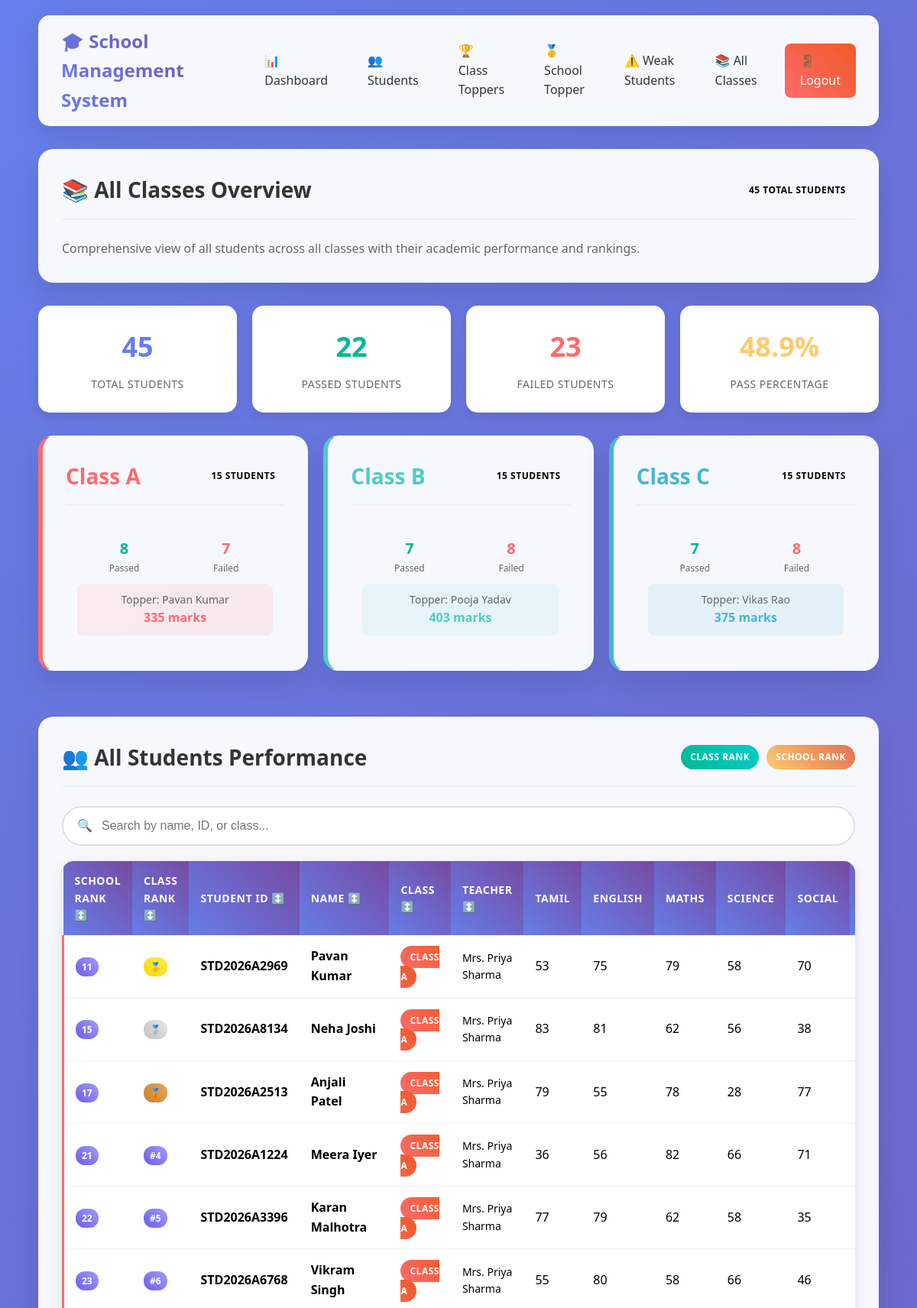
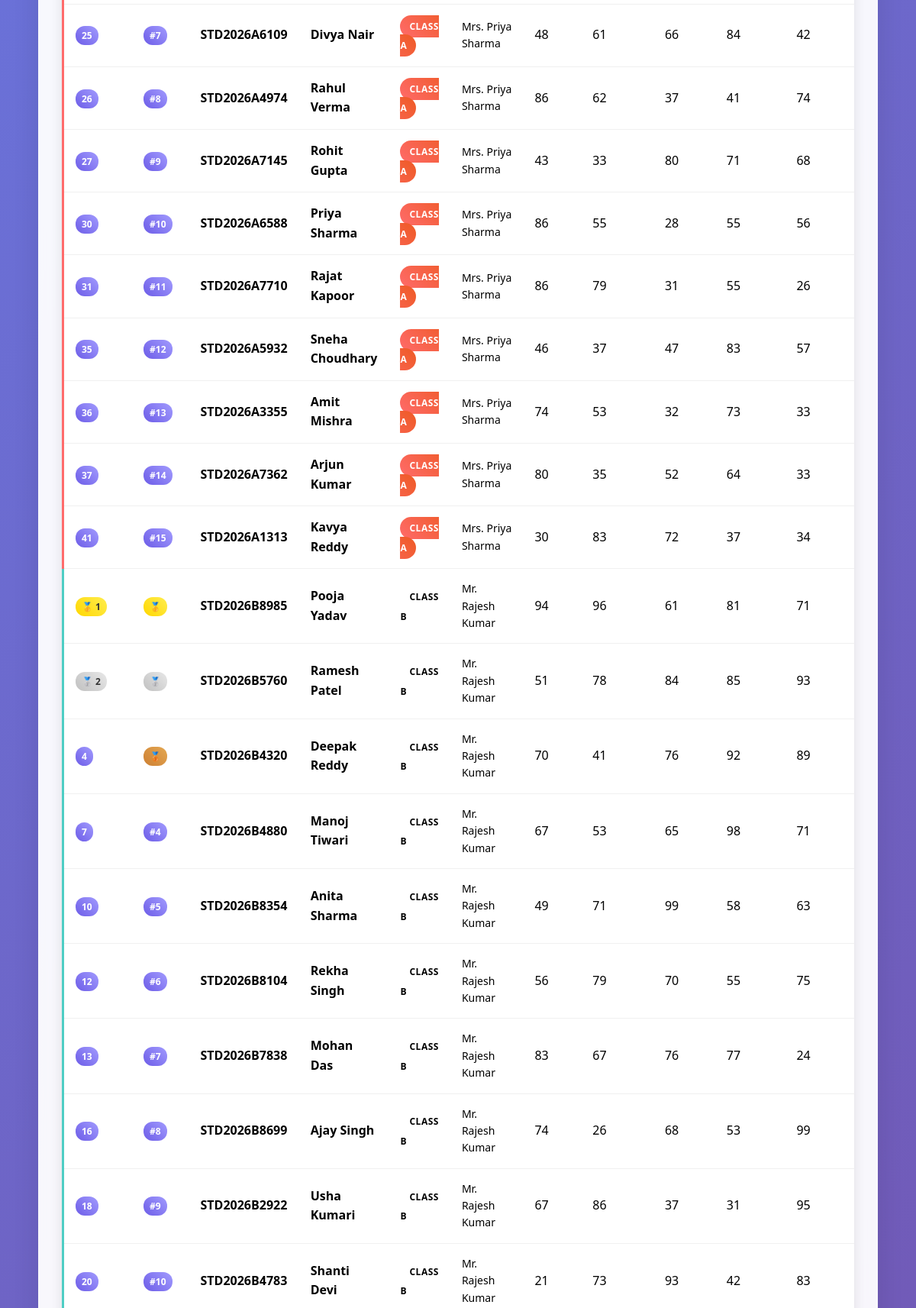
The app's page /all-classes (signed in, upper part) with its own data (2 pictures, top to bottom).
### tables this page shows
CREATE TABLE students (
            id INTEGER PRIMARY KEY AUTOINCREMENT,
            student_id TEXT UNIQUE NOT NULL,
            name TEXT NOT NULL,
            class TEXT NOT NULL,
            class_teacher TEXT NOT NULL,
            tamil INTEGER,
            english INTEGER,
            maths INTEGER,
            science INTEGER,
            social INTEGER,
            total INTEGER,
            average REAL,
            grade TEXT,
            status TEXT,
            created_at TIMESTAMP DEFAULT CURRENT_TIMESTAMP
        );

### app.py (the view)
    def decorated_function(*args, **kwargs):
        if 'teacher_id' not in session:
            return redirect(url_for('login'))
        return f(*args, **kwargs)

### templates/all_classes.html (shortened to what this page needs)
<!DOCTYPE html>
<html lang="en">
<head>
    <link rel="stylesheet" href="/static/style.css">
</head>
<body>
    <div class="container">
        <nav class="navbar">
            <div class="nav-brand">
                🎓 School Management System
            </div>
            <div class="nav-links">
                <a href="/dashboard" class="nav-link">📊 Dashboard</a>
                <a href="/" class="nav-link">👥 Students</a>
                <a href="/class-toppers" class="nav-link">🏆 Class Toppers</a>
                <a href="/school-topper" class="nav-link">🥇 School Topper</a>
                <a href="/weak-students" class="nav-link">⚠️ Weak Students</a>
                <a href="/all-classes" class="nav-link">📚 All Classes</a>
                <a href="/logout" class="nav-link logout-btn">🚪 Logout</a>
            </div>
        </nav>
        <div class="card">
            <div class="card-header">
                <h1 class="card-title">📚 All Classes Overview</h1>
                <span class="badge badge-info">{{ students|length }} Total Students</span>
            </div>
            <p style="color: #666; font-size: 16px;">
                Comprehensive view of all students across all classes with their academic performance and rankings.
            </p>
        </div>
        {% if students %}
            <div class="stats-grid">
                <div class="stat-card">
                    <div class="stat-number" style="color: #667eea;">{{ students|length }}</div>
                    <div class="stat-label">Total Students</div>
                </div>
                <div class="stat-card">
                    <div class="stat-number" style="color: #00b894;">
                        {% set passed_count = students|selectattr('status', 'equalto', 'PASS')|list|length %}
                        {{ passed_count }}
                    </div>
                    <div class="stat-label">Passed Students</div>
                </div>
                <div class="stat-card">
                    <div class="stat-number" style="color: #ff6b6b;">
                        {% set failed_count = students|selectattr('status', 'equalto', 'FAIL')|list|length %}
                        {{ failed_count }}
                    </div>
                    <div class="stat-label">Failed Students</div>
                </div>
                <div class="stat-card">
                    <div class="stat-number" style="color: #fdcb6e;">
                        {% if students|length > 0 %}
                            {{ ((passed_count / students|length) * 100)|round(1) }}%
                        {% else %}
                            0%
                        {% endif %}
                    </div>
                    <div class="stat-label">Pass Percentage</div>
                </div>
            </div>
            <div style="display: grid; grid-template-columns: repeat(auto-fit, minmax(300px, 1fr)); gap: 20px; margin-bottom: 30px;">
                {% set class_a_students = students|selectattr('class', 'equalto', 'A')|list %}
                {% set class_b_students = students|selectattr('class', 'equalto', 'B')|list %}
                {% set class_c_students = students|selectattr('class', 'equalto', 'C')|list %}
                <div class="card class-a">
                    <div class="card-header">
                        <h3 class="card-title">Class A</h3>
                        <span class="badge badge-info">{{ class_a_students|length }} Students</span>
                    </div>
                    <div style="padding: 15px;">
                        <div style="display: grid; grid-template-columns: 1fr 1fr; gap: 10px; margin-bottom: 10px;">
                            <div style="text-align: center;">
                                <div style="font-size: 20px; font-weight: bold; color: #00b894;">
                                    {{ class_a_students|selectattr('status', 'equalto', 'PASS')|list|length }}
                                </div>
                                <div style="color: #666; font-size: 12px;">Passed</div>
                            </div>
                            <div style="text-align: center;">
                                <div style="font-size: 20px; font-weight: bold; color: #ff6b6b;">
                                    {{ class_a_students|selectattr('status', 'equalto', 'FAIL')|list|length }}
                                </div>
                                <div style="color: #666; font-size: 12px;">Failed</div>
                            </div>
                        </div>
                        {% if class_a_students %}
                            {% set class_a_topper = class_a_students|sort(attribute='total', reverse=true)|first %}
                            <div style="text-align: center; padding: 10px; background: rgba(255, 107, 107, 0.1); border-radius: 8px;">
                                <div style="font-size: 14px; color: #666;">Topper: {{ class_a_topper['name'] }}</div>
                                <div style="font-size: 16px; font-weight: bold; color: #FF6B6B;">{{ class_a_topper['total'] }} marks</div>
                            </div>
                        {% endif %}
                    </div>
                </div>
                <div class="card class-b">
                    <div class="card-header">
                        <h3 class="card-title">Class B</h3>
                        <span class="badge badge-info">{{ class_b_students|length }} Students</span>
                    </div>
                    <div style="padding: 15px;">
                        <div style="display: grid; grid-template-columns: 1fr 1fr; gap: 10px; margin-bottom: 10px;">
                            <div style="text-align: center;">
                                <div style="font-size: 20px; font-weight: bold; color: #00b894;">
                                    {{ class_b_students|selectattr('status', 'equalto', 'PASS')|list|length }}
                                </div>
                                <div style="color: #666; font-size: 12px;">Passed</div>
                            </div>
                            <div style="text-align: center;">
                                <div style="font-size: 20px; font-weight: bold; color: #ff6b6b;">
                                    {{ class_b_students|selectattr('status', 'equalto', 'FAIL')|list|length }}
                                </div>
                                <div style="color: #666; font-size: 12px;">Failed</div>
                            </div>
                        </div>
                        {% if class_b_students %}
                            {% set class_b_topper = class_b_students|sort(attribute='total', reverse=true)|first %}
                            <div style="text-align: center; padding: 10px; background: rgba(78, 205, 196, 0.1); border-radius: 8px;">
                                <div style="font-size: 14px; color: #666;">Topper: {{ class_b_topper['name'] }}</div>
                                <div style="font-size: 16px; font-weight: bold; color: #4ECDC4;">{{ class_b_topper['total'] }} marks</div>
                            </div>
                        {% endif %}
                    </div>
                </div>
                <div class="card class-c">
                    <div class="card-header">
                        <h3 class="card-title">Class C</h3>
                        <span class="badge badge-info">{{ class_c_students|length }} Students</span>
                    </div>
                    <div style="padding: 15px;">
                        <div style="display: grid; grid-template-columns: 1fr 1fr; gap: 10px; margin-bottom: 10px;">
                            <div style="text-align: center;">
                                <div style="font-size: 20px; font-weight: bold; color: #00b894;">
                                    {{ class_c_students|selectattr('status', 'equalto', 'PASS')|list|length }}
                                </div>
                                <div style="color: #666; font-size: 12px;">Passed</div>
                            </div>
                            <div style="text-align: center;">
                                <div style="font-size: 20px; font-weight: bold; color: #ff6b6b;">
                                    {{ class_c_students|selectattr('status', 'equalto', 'FAIL')|list|length }}
                                </div>
                                <div style="color: #666; font-size: 12px;">Failed</div>
                            </div>
                        </div>
                        {% if class_c_students %}
                            {% set class_c_topper = class_c_students|sort(attribute='total', reverse=true)|first %}
                            <div style="text-align: center; padding: 10px; background: rgba(69, 183, 209, 0.1); border-radius: 8px;">
                                <div style="font-size: 14px; color: #666;">Topper: {{ class_c_topper['name'] }}</div>
                                <div style="font-size: 16px; font-weight: bold; color: #45B7D1;">{{ class_c_topper['total'] }} marks</div>
                            </div>
                        {% endif %}
                    </div>
                </div>
            </div>
            <div class="card">
                <div class="card-header">
                    <h2 class="card-title">👥 All Students Performance</h2>
                    <div style="display: flex; gap: 10px; align-items: center;">
                        <span class="badge badge-success">Class Rank</span>
                        <span class="badge badge-warning">School Rank</span>
                    </div>
                </div>
                <div class="search-box">
                    <span class="search-icon">🔍</span>
                    <input type="text" id="allStudentsSearch" class="search-input" placeholder="Search by name, ID, or class..." onkeyup="filterAllStudents()">
                </div>
                <div class="table-container">
                    <table class="table">
                        <thead>
                            <tr>
                                <th onclick="sortAllTable(0)" style="cursor: pointer;">School Rank ↕️</th>
                                <th onclick="sortAllTable(1)" style="cursor: pointer;">Class Rank ↕️</th>
                                <th onclick="sortAllTable(2)" style="cursor: pointer;">Student ID ↕️</th>
                                <th onclick="sortAllTable(3)" style="cursor: pointer;">Name ↕️</th>
                                <th onclick="sortAllTable(4)" style="cursor: pointer;">Class ↕️</th>
                                <th onclick="sortAllTable(5)" style="cursor: pointer;">Teacher ↕️</th>
                                <th>Tamil</th>
                                <th>English</th>
                                <th>Maths</th>
                                <th>Science</th>
                                <th>Social</th>
                                <th onclick="sortAllTable(12)" style="cursor: pointer;">Total ↕️</th>
                            </tr>
                        </thead>
                        <tbody>
                            {% for student in students %}
                            <tr class="{{ 'pass-row' if student['status'] == 'PASS' else 'fail-row' }} class-{{ student['class'].lower() }}-row">
                                <td>
                                    {% if student['school_rank'] == 1 %}
                                        <span class="rank-badge rank-1">🥇 {{ student['school_rank'] }}</span>
                                    {% elif student['school_rank'] == 2 %}
                                        <span class="rank-badge rank-2">🥈 {{ student['school_rank'] }}</span>
                                    {% elif student['school_rank'] == 3 %}
                                        <span class="rank-badge rank-3">🥉 {{ student['school_rank'] }}</span>
                                    {% else %}
                                        <span class="rank-badge">{{ student['school_rank'] }}</span>
                                    {% endif %}
                                </td>
                                <td>
                                    {% if student['class_rank'] == 1 %}
                                        <span class="rank-badge rank-1" style="font-size: 12px;">🥇</span>
                                    {% elif student['class_rank'] == 2 %}
                                        <span class="rank-badge rank-2" style="font-size: 12px;">🥈</span>
                                    {% elif student['class_rank'] == 3 %}
                                        <span class="rank-badge rank-3" style="font-size: 12px;">🥉</span>
                                    {% else %}
                                        <span class="rank-badge" style="font-size: 12px;">#{{ student['class_rank'] }}</span>
                                    {% endif %}
                                </td>
                                <td><strong>{{ student['student_id'] }}</strong></td>
                                <td><strong>{{ student['name'] }}</strong></td>
                                <td>
                                    <span class="badge badge-{{ 'danger' if student['class'] == 'A' else 'info' if student['class'] == 'B' else 'warning' }}">
                                        Class {{ student['class'] }}
                                    </span>
                                </td>
                                <td style="font-size: 14px;">{{ student['class_teacher'] }}</td>
                                <td>{{ student['tamil'] }}</td>
                                <td>{{ student['english'] }}</td>
                                <td>{{ student['maths'] }}</td>
                                <td>{{ student['science'] }}</td>
                                <td>{{ student['social'] }}</td>
                                <td><strong>{{ student['total'] }}</strong></td>
                            </tr>
                            {% endfor %}
                        </tbody>
                    </table>
                </div>
            </div>
        {% endif %}
    </div>
</body>
</html>

### records on screen
students: name "Pavan Kumar", total "335", school_rank "11", student_id "STD2026A2969", class "A", class_teacher "Mrs. Priya Sharma", tamil "53", english "75", maths "79", science "58", social "70"
students: name "Pooja Yadav", total "403", school_rank "1", student_id "STD2026B8985", class "B", class_teacher "Mr. Rajesh Kumar", tamil "94", english "96", maths "61", science "81", social "71"
students: name "Vikas Rao", total "375"
students: school_rank "15", student_id "STD2026A8134", name "Neha Joshi", class "A", class_teacher "Mrs. Priya Sharma", tamil "83", english "81", maths "62", science "56", social "38"
students: school_rank "17", student_id "STD2026A2513", name "Anjali Patel", class "A", class_teacher "Mrs. Priya Sharma", tamil "79", english "55", maths "78", science "28", social "77"
students: school_rank "21", class_rank "4", student_id "STD2026A1224", name "Meera Iyer", class "A", class_teacher "Mrs. Priya Sharma", tamil "36", english "56", maths "82", science "66", social "71"
students: school_rank "22", class_rank "5", student_id "STD2026A3396", name "Karan Malhotra", class "A", class_teacher "Mrs. Priya Sharma", tamil "77", english "79", maths "62", science "58", social "35"
students: school_rank "23", class_rank "6", student_id "STD2026A6768", name "Vikram Singh", class "A", class_teacher "Mrs. Priya Sharma", tamil "55", english "80", maths "58", science "66", social "46"
students: school_rank "25", class_rank "7", student_id "STD2026A6109", name "Divya Nair", class "A", class_teacher "Mrs. Priya Sharma", tamil "48", english "61", maths "66", science "84", social "42"
students: school_rank "26", class_rank "8", student_id "STD2026A4974", name "Rahul Verma", class "A", class_teacher "Mrs. Priya Sharma", tamil "86", english "62", maths "37", science "41", social "74"
students: school_rank "27", class_rank "9", student_id "STD2026A7145", name "Rohit Gupta", class "A", class_teacher "Mrs. Priya Sharma", tamil "43", english "33", maths "80", science "71", social "68"
students: school_rank "30", class_rank "10", student_id "STD2026A6588", name "Priya Sharma", class "A", class_teacher "Mrs. Priya Sharma", tamil "86", english "55", maths "28", science "55", social "56"
students: school_rank "31", class_rank "11", student_id "STD2026A7710", name "Rajat Kapoor", class "A", class_teacher "Mrs. Priya Sharma", tamil "86", english "79", maths "31", science "55", social "26"
students: school_rank "35", class_rank "12", student_id "STD2026A5932", name "Sneha Choudhary", class "A", class_teacher "Mrs. Priya Sharma", tamil "46", english "37", maths "47", science "83", social "57"
students: school_rank "36", class_rank "13", student_id "STD2026A3355", name "Amit Mishra", class "A", class_teacher "Mrs. Priya Sharma", tamil "74", english "53", maths "32", science "73", social "33"
students: school_rank "37", class_rank "14", student_id "STD2026A7362", name "Arjun Kumar", class "A", class_teacher "Mrs. Priya Sharma", tamil "80", english "35", maths "52", science "64", social "33"
students: school_rank "41", class_rank "15", student_id "STD2026A1313", name "Kavya Reddy", class "A", class_teacher "Mrs. Priya Sharma", tamil "30", english "83", maths "72", science "37", social "34"
students: school_rank "2", student_id "STD2026B5760", name "Ramesh Patel", class "B", class_teacher "Mr. Rajesh Kumar", tamil "51", english "78", maths "84", science "85", social "93"
students: school_rank "4", student_id "STD2026B4320", name "Deepak Reddy", class "B", class_teacher "Mr. Rajesh Kumar", tamil "70", english "41", maths "76", science "92", social "89"
students: school_rank "7", class_rank "4", student_id "STD2026B4880", name "Manoj Tiwari", class "B", class_teacher "Mr. Rajesh Kumar", tamil "67", english "53", maths "65", science "98", social "71"
students: school_rank "10", class_rank "5", student_id "STD2026B8354", name "Anita Sharma", class "B", class_teacher "Mr. Rajesh Kumar", tamil "49", english "71", maths "99", science "58", social "63"
students: school_rank "12", class_rank "6", student_id "STD2026B8104", name "Rekha Singh", class "B", class_teacher "Mr. Rajesh Kumar", tamil "56", english "79", maths "70", science "55", social "75"
students: school_rank "13", class_rank "7", student_id "STD2026B7838", name "Mohan Das", class "B", class_teacher "Mr. Rajesh Kumar", tamil "83", english "67", maths "76", science "77", social "24"
students: school_rank "16", class_rank "8", student_id "STD2026B8699", name "Ajay Singh", class "B", class_teacher "Mr. Rajesh Kumar", tamil "74", english "26", maths "68", science "53", social "99"
students: school_rank "18", class_rank "9", student_id "STD2026B2922", name "Usha Kumari", class "B", class_teacher "Mr. Rajesh Kumar", tamil "67", english "86", maths "37", science "31", social "95"
students: school_rank "20", class_rank "10", student_id "STD2026B4783", name "Shanti Devi", class "B", class_teacher "Mr. Rajesh Kumar", tamil "21", english "73", maths "93", science "42", social "83"

### other values on screen
{{ students|length }} "45"
{{ passed_count }} "22"
{{ failed_count }} "23"
{{ ((passed_count / students|length) * 100)|round(1) }} "48.9"
{{ class_a_students|length }} "15"
{{ class_a_students|selectattr('status', 'equalto', 'PASS')|list|length }} "8"
{{ class_a_students|selectattr('status', 'equalto', 'FAIL')|list|length }} "7"
{{ class_b_students|length }} "15"
{{ class_b_students|selectattr('status', 'equalto', 'PASS')|list|length }} "7"
{{ class_b_students|selectattr('status', 'equalto', 'FAIL')|list|length }} "8"
{{ class_c_students|length }} "15"
{{ class_c_students|selectattr('status', 'equalto', 'PASS')|list|length }} "7"
{{ class_c_students|selectattr('status', 'equalto', 'FAIL')|list|length }} "8"
